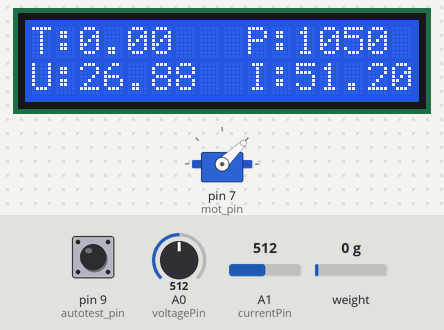
Bench run of a sketch on a simulated Arduino Uno, built with avr-gcc and run on an emulated ATmega328P. Parts: 16×2 character LCD, servo. Inputs (shaded band) come from the test bench; at power-on: A0 (voltagePin) = 512, A1 (currentPin) = 512, pin 9 (autotest_pin) HIGH, weight on the scale 0 g.

Above: at 6.7 s.
6.8 s: A0 (voltagePin) set to 716
At 12.3 s:
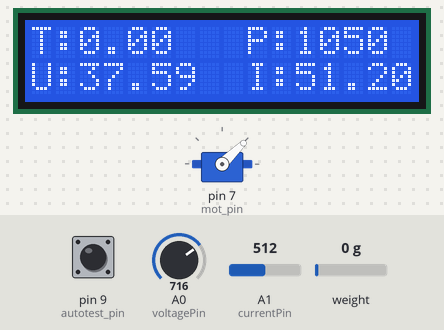
12.6 s: A1 (currentPin) set to 716
At 16.7 s:
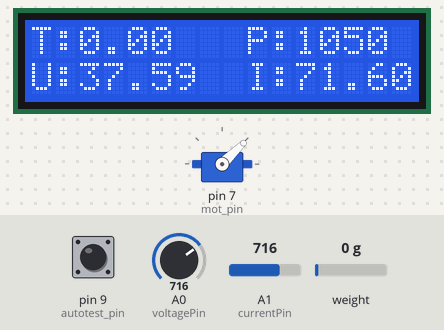
17.6 s: A0 (voltagePin) set to 900
At 22.2 s:
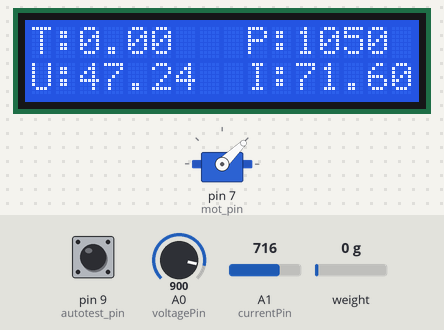
22.7 s: A1 (currentPin) set to 900
At 27.4 s:
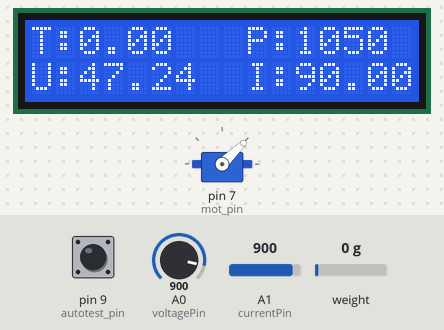
27.7 s: A0 (voltagePin) set to 1010
At 31.9 s:
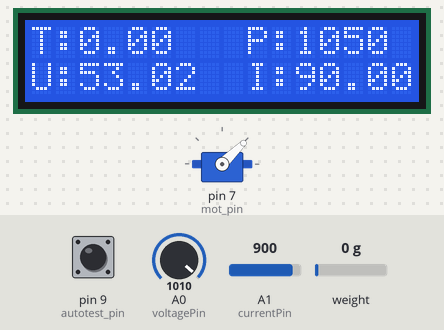
32.8 s: A1 (currentPin) set to 1010
At 37.4 s:
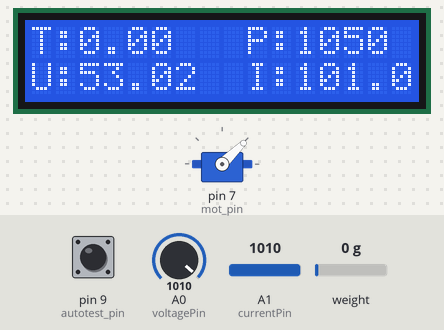
Timing chart, 0 to 38.8 s (numbered marks = the images above; inputs shaded):
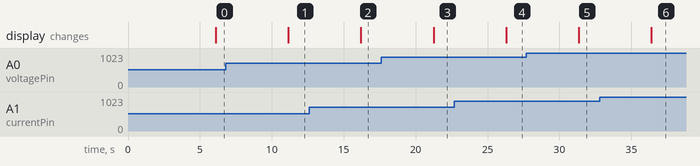

Measured:
- after the input at 6.8 s, the display: changes after 4.4 s (image 1)
- after the input at 12.6 s, the display: changes after 3.6 s (image 2)
- after the input at 17.6 s, the display: changes after 3.6 s (image 3)
- after the input at 22.7 s, the display: changes after 3.6 s (image 4)
- after the input at 27.7 s, the display: changes after 3.6 s (image 5)
- after the input at 32.8 s, the display: changes after 3.6 s (image 6)

The sketch:

main_void2.ino
```cpp
/*
  Стенд для испытаний ВМГ
  https://github.com/edddwin/motor-tester
  Эдвин Денисов-Элерс (@edddwin)
  https://github.com/edddwin
  denisovelers@inbox.ru
  Кванториум Сампо, Аэроквантум
  Петрозаводск, 2020-2021
*/

#include "Servo.h"                        // библиотека для работы с мотором
#include "Wire.h"                        // I2c библиотека
#include "HX711.h"                      // библиотека для тензодатчика
#include "LiquidCrystal_I2C.h"         // библиотека для работы с дисплеем

LiquidCrystal_I2C lcd(0x27, 16, 2);   // устанавливаем дисплей

#define voltagePin A0               // вольтметр подключен к пину A0
#define currentPin A1              // амперметр подключен к пину A1
float voltageScale = 19.05;       // переменная для хранения коэффициента напряжения
float voltage;                   // переменная для хранения значения напряжения
float current;                  // переменная для хранения значения тока

//HX711 start
#define DT  3                             // подключаем DT к 3 пину
#define SCK 2                            // подключаем SCK ко 2 пину
HX711 scale;                             // создаём объект scale
float calibration_factor = 7.16;        // вводим калибровочный коэффициент 0.82
float units;                           // задаём переменную для измерений в граммах
float ounces;                         // задаём переменную для измерений в унциях
// HX711 end

//PWM start
#define autotest_pin 9        // пин подключения кнопки автоматического тестирования
Servo motor;                 // создаем объект motor
int mot_pin = 7;            // пин подключения мотора
int max_pwm = 2000;        // максимальное значение ШИМ 2 мс
int min_pwm = 1000;       // минимальное значение ШИМ 1 мс
int speed = min_pwm;     // делаем начальное значение скорости равным минимальному ШИМ
//PWM end

String string2;   // строка для вывода в порт

void setup() {
  pinMode(autotest_pin, INPUT_PULLUP);
  pinMode(voltagePin, INPUT);
  pinMode(currentPin, INPUT);

  Serial.begin(9600);  // открываем последовательный порт

  lcd.init();          // инициализация дисплея
  lcd.backlight();    // Включаем подсветку дисплея


  // HX711 start
  scale.begin(DT, SCK);                       // инициируем работу с датчиком
  scale.set_scale();                         // выполняем измерение значения без калибровочного коэффициента
  scale.tare();                             // сбрасываем значения веса на датчике в 0
  scale.set_scale(calibration_factor);     // устанавливаем калибровочный коэффициент
  // HX711 end

  // PWM start
  motor.attach(mot_pin);                       // инициализация мотора
  /*delay(1000);                              // калибровка
    motor.writeMicroseconds(max_pwm);
    delay(2000);
    motor.writeMicroseconds(min_pwm);
    delay(4000);*/
  // PWM end

}

void loop() {
  pwm();
  disp();
  params();
}

void pwm() {
  while ((!digitalRead(autotest_pin) == 1)) {                       // пока кнопка нажата..
    thrust_meter();                                                // измеряем тягу
    float voltage = ((analogRead(voltagePin)) / (voltageScale));  // обновляем значение напряжения
    float current = analogRead(currentPin);                      // обновляем значение тока
    disp();                                                     // выводим на дисплей

    if (speed < max_pwm) {                                      // если ШИМ меньше максимального..
      speed += 50;                                             // прибавляем 50 микросекунд
      motor.writeMicroseconds(speed);                         // отправляем значение на мотор
      string2 = String(ounces * 10) + String(";") + String(speed) + String(";") + String(voltage) + String(";") + String(current / 10) + String(";");
      //генерируем строку с данными для вывода в порт
      Serial.println(string2);      // выводим
      delay(3000);                 // ждем 3 секунды
    } else {                                     // если ШИМ максимальный..
      speed = min_pwm;                          // сбрасываем значение ШИМ на минимальное
      motor.writeMicroseconds(speed);          // отправляем значение на мотор
      break;                                  // выходим из цикла
    }
  }

  if ((!digitalRead(autotest_pin) == 0)) {    // если кнопка не нажата..
    speed = min_pwm;                         // оставляем ШИМ минимальным
    motor.writeMicroseconds(speed);         // отправляем значение на мотор
  }

  motor.writeMicroseconds(speed);           // отправляем значение на мотор
  delay(5000);                             // у нас есть 5 секунд, чтобы отпустить кнопку, иначе тест запустится заново

}

void params() {                                                  // фунция для тока и напряжения
  float voltage = ((analogRead(voltagePin)) / (voltageScale));  // переменная для хранения значения напряжения
  float current = analogRead(currentPin);                      // переменная для хранения значения тока
}

void thrust_meter() {
  for (int i = 0; i < 10; i ++) {                              // усредняем показания, считав значения датчика 10 раз
    units = + scale.get_units(), 10;                          // суммируем показания 10 замеров
  }
  units = units / 10;                                          // усредняем показания, разделив сумму значений на 10
  ounces = units * 0.035274;                                  // переводим вес из унций в граммы
  if (ounces < 0) {                                          // если получается отрицательное значение..
    ounces = 0;                                             // приравниваем его к нулю
  }
}

void disp() {
  float voltage = ((analogRead(voltagePin)) / (voltageScale));  // обновляем значение напряжения
  float current = analogRead(currentPin);                      // обновляем значение тока
  lcd.setCursor(13, 0);
  lcd.print("    ");              // пробелы для очистки экрана
  lcd.setCursor(0, 0);
  lcd.print("T:");
  lcd.setCursor(2, 0);
  lcd.print("       ");           // пробелы для очистки экрана
  lcd.setCursor(2, 0);
  lcd.print(ounces * 10);         // выводим на дисплей тягу
  lcd.setCursor(9, 0);
  lcd.print("P:");
  lcd.setCursor(11, 0);
  lcd.print(speed + 50);          // выводим на дисплей ШИМ
  lcd.setCursor(0, 1);
  lcd.print("U:");
  lcd.setCursor(2, 1);
  lcd.print(voltage);             // выводим на дисплей напряжение
  lcd.setCursor(9, 1);
  lcd.print("I:");
  lcd.setCursor(11, 1);
  lcd.print(current / 10);        // выводим на дисплей ток
}
```
